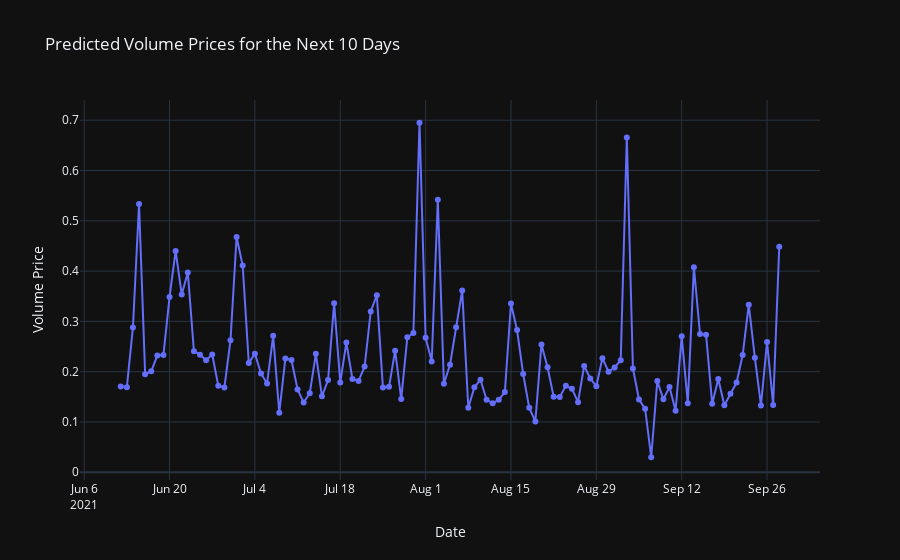
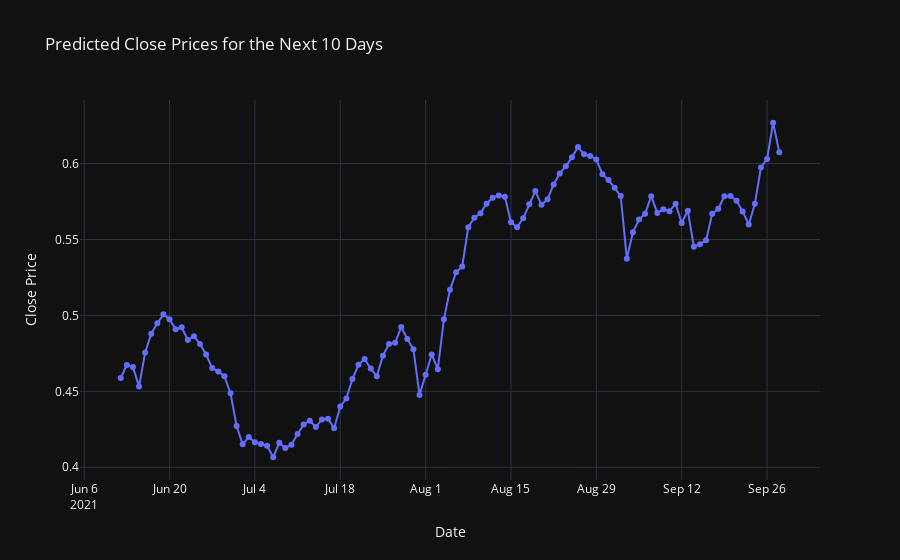

These figures' notebook cell, in order:
### Code cell
pi.templates.default = "plotly_dark"

predicted_data_next = np.array(latest_prediction).reshape(-1, 5)
last_date = stock['date'].max()
next_10_days = [last_date + timedelta(days=i) for i in range(1, 110)]

for i, feature_name in enumerate(['open', 'high', 'low', 'volume', 'close']):
    if feature_name in ['volume', 'close']:
        fig = go.Figure()

        fig.add_trace(go.Scatter(x=next_10_days, y=predicted_data_next[:, i],
                                 mode='lines+markers', name=f'Predicted {feature_name.capitalize()} Prices'))

        fig.update_layout(title=f'Predicted {feature_name.capitalize()} Prices for the Next 10 Days',
                          xaxis_title='Date', yaxis_title=f'{feature_name.capitalize()} Price')

        fig.show()
